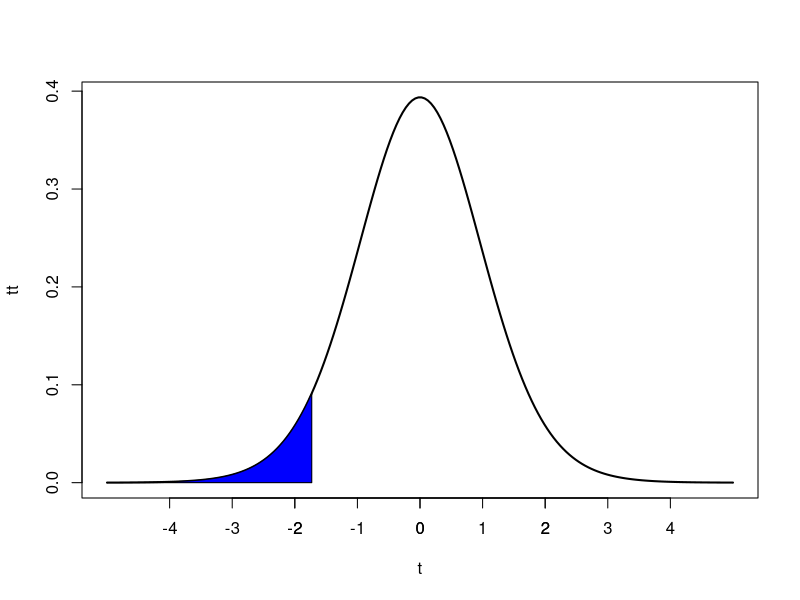
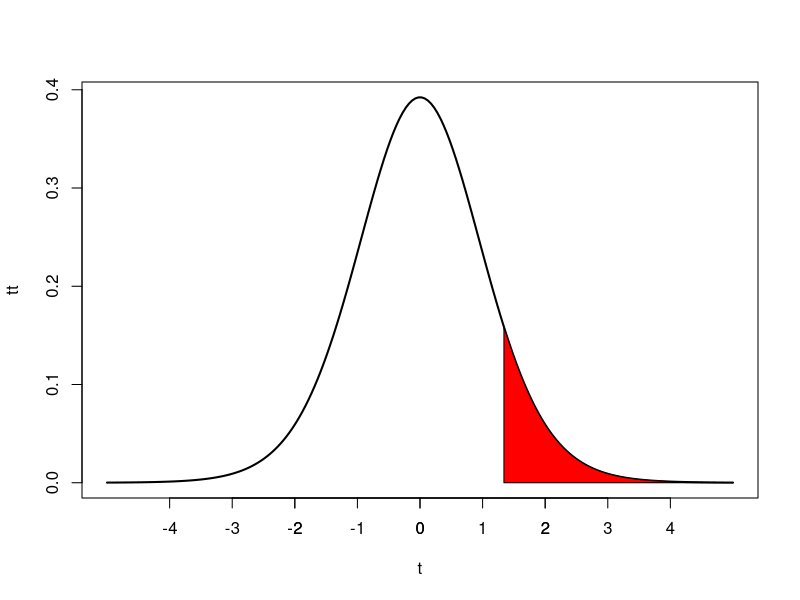
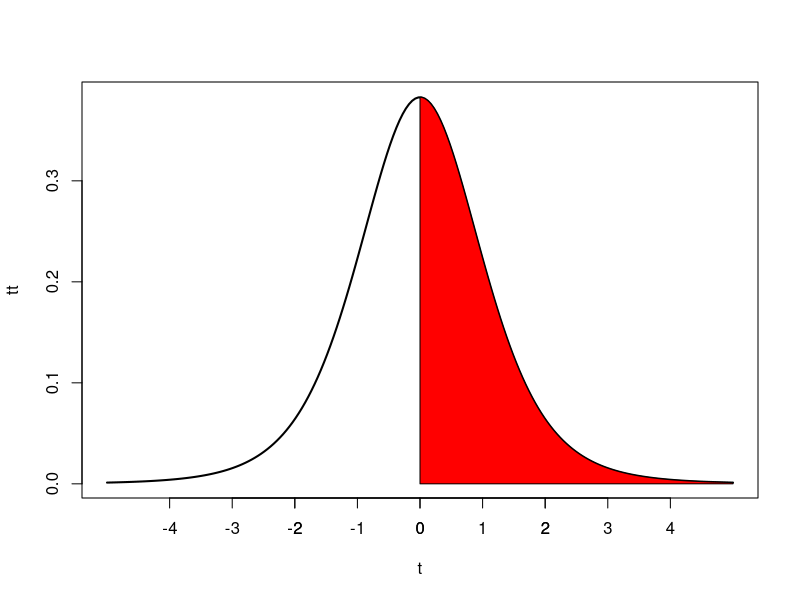
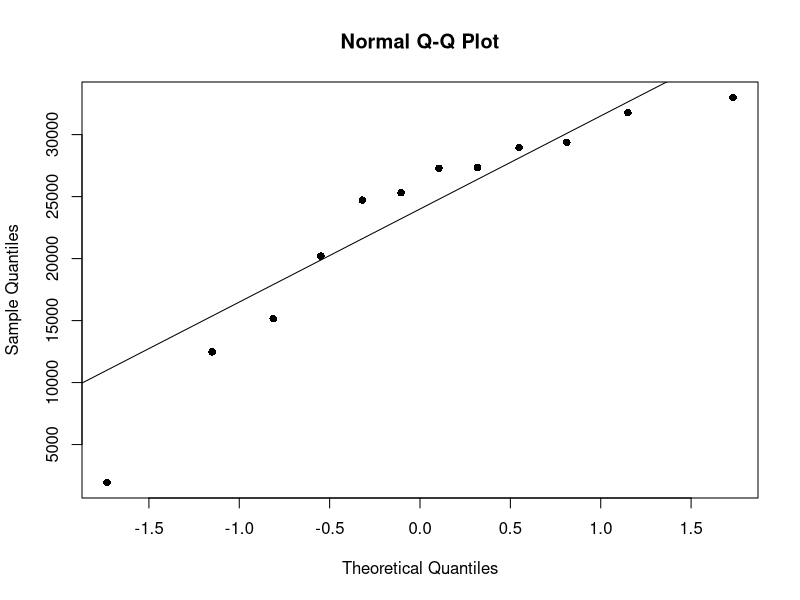

These figures' R source, in order:
## ---- chunk 1
knitr::opts_chunk$set(echo = TRUE)
## ---- chunk 2
set.seed(1)
round(rnorm(8,48,15))
## ---- chunk 3
qnorm(0.025,lower.tail = FALSE)
## ---- chunk 4
qnorm(0.05,lower.tail = FALSE)
## ---- chunk 5
qnorm(0.005,lower.tail = FALSE)
## ---- chunk 6
estatura <- c(159, 179, 164, 165, 165, 168, 171, 162, 169, 168, 179, 162, 174, 168, 168, 168, 167, 157, 171, 176, 179, 163, 170, 163, 171, 161, 177, 156, 158, 171, 162, 168, 170, 168, 172, 170, 171, 169, 165, 164, 156, 170, 163, 164, 179, 165, 149, 162, 167, 172)
##Estimación puntual de la media
mean(estatura)
## ---- chunk 7
qnorm(0.025,lower.tail = FALSE)
## ---- chunk 8
ventas <- c(28959, 33000, 29383, 20203, 15145, 31767, 27342, 12476, 24720, 25308,  1933, 27284)
mean(ventas)
## ---- chunk 9
qnorm(0.005,lower.tail = FALSE)
## ---- chunk 10
t_area <- function(p,v,low.T = TRUE){
  if (low.T == TRUE) {
    t <- seq(-5,5,length=200)
    q <- qt(p,v)
    tt <- dt(t,v)
    plot(t,tt,type="l", lwd=2, col="black")
    t=seq(-5,q,length=200)
    tt=dt(t,v)
    polygon(c(-5,t,q),c(0,tt,0),col="blue")
    axis(side = 1, at=-3:3)
  } else {
  t <- seq(-5,5,length=200)
  q <- qt(p,v,lower.tail = FALSE)
  tt <- dt(t,v)
  plot(t,tt,type="l", lwd=2, col="black")
  t=seq(q,5,length=200)
  tt=dt(t,v)
  polygon(c(q,t,5),c(0,tt,0),col="red")
  axis(side = 1, at=-3:3)
  }
}
## ---- chunk 11
qt(0.05,19)
t_area(0.05,19,low.T = TRUE)
## ---- chunk 12
qt(0.05,19,lower.tail = FALSE)
## ---- chunk 13
qt(0.1,15,lower.tail = FALSE)
t_area(0.1,15,low.T = FALSE)
## ---- chunk 14
qt(0.5,6,lower.tail = FALSE)
t_area(0.5,6,low.T = FALSE)
## ---- chunk 15
ventas <- c(28959, 33000, 29383, 20203, 15145, 31767, 27342, 12476, 24720, 25308,  1933, 27284)
mean(ventas)
sd(ventas)
## ---- chunk 16
qt(0.005,11,lower.tail = FALSE)
## ---- chunk 17
qqnorm(ventas,pch=16)
qqline(ventas)
